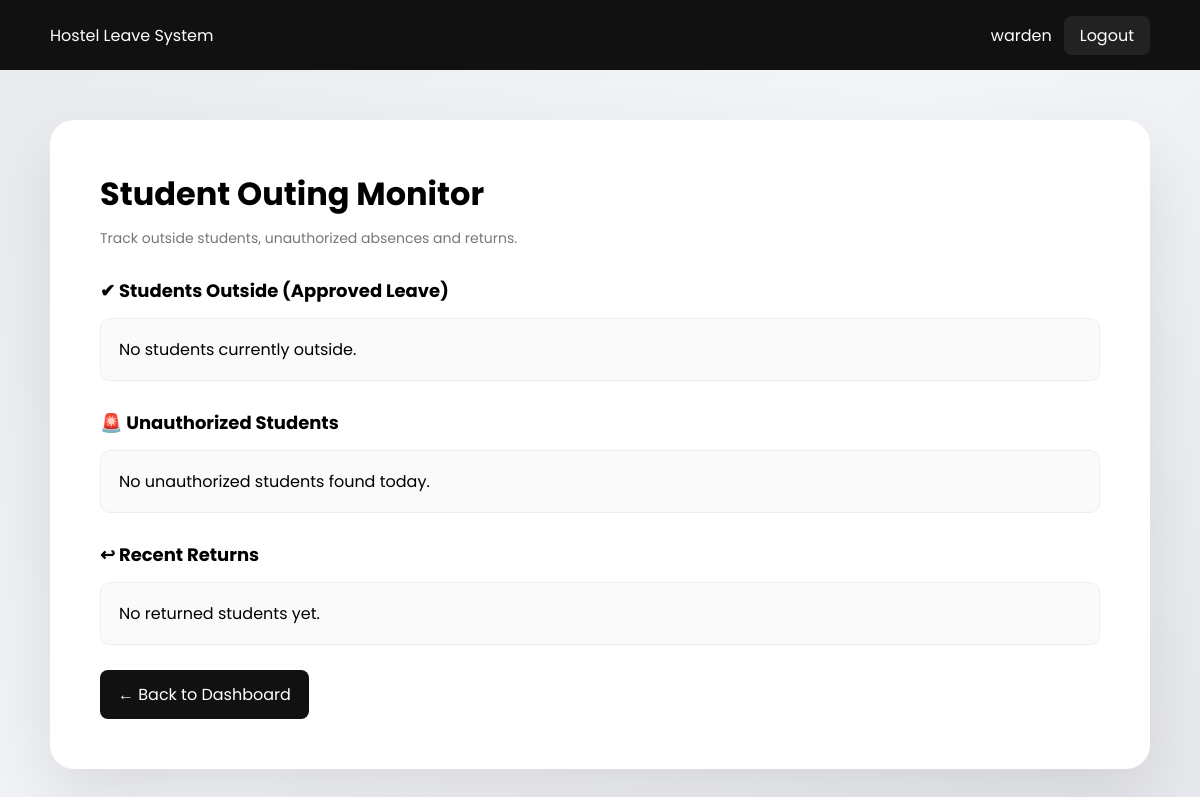
The app's page /warden/out_students.php (signed in), older data.
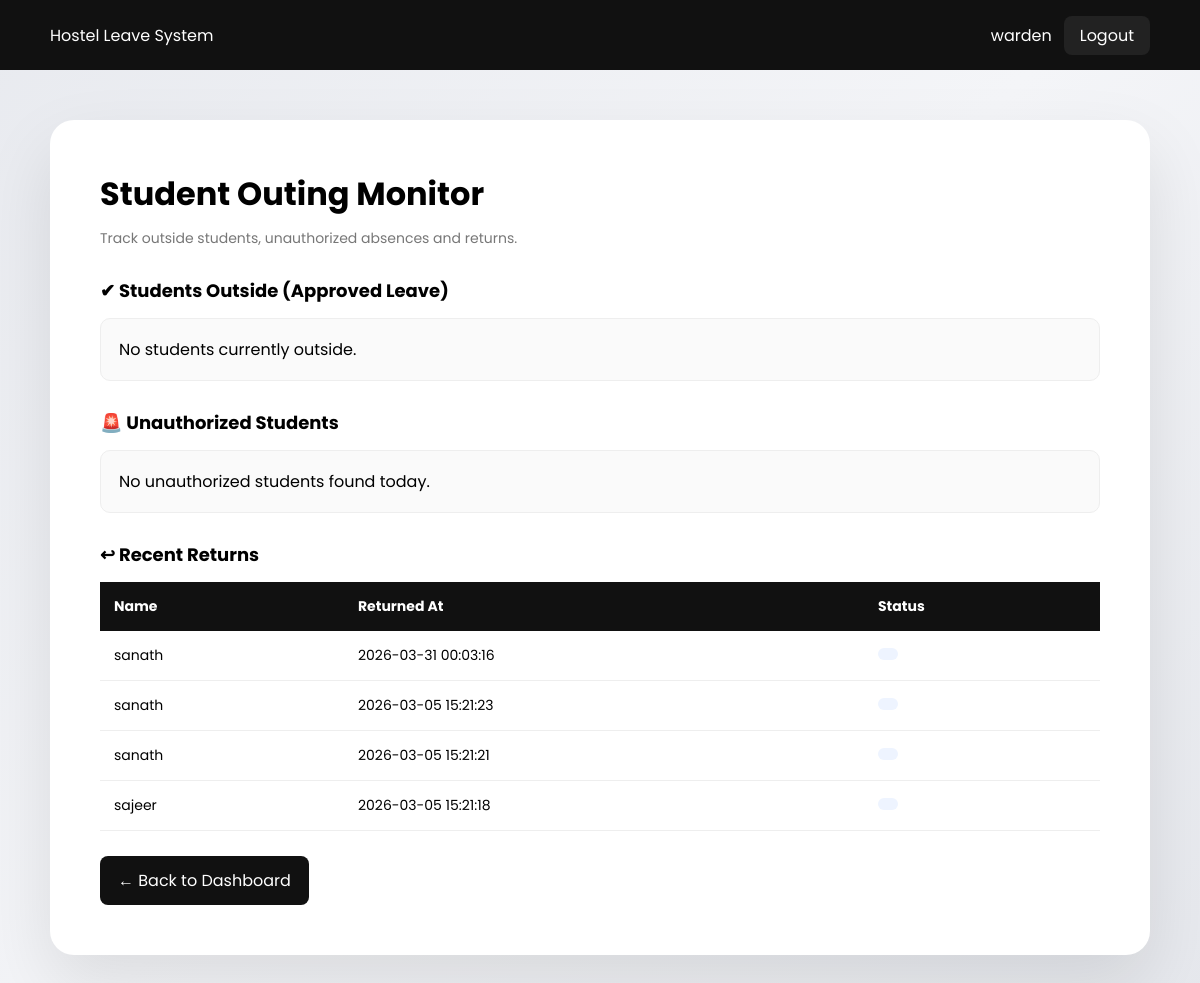
The same page, newer data.
### tables this page shows
CREATE TABLE `hostel_leaves` (
  `id` int(11) NOT NULL,
  `student_id` int(11) NOT NULL,
  `leave_type_id` int(11) NOT NULL,
  `from_datetime` datetime NOT NULL,
  `to_datetime` datetime NOT NULL,
  `reason` text NOT NULL,
  `status` enum('Pending','Approved','Rejected') DEFAULT 'Pending',
  `applied_at` timestamp NOT NULL DEFAULT current_timestamp(),
  `returned_at` datetime DEFAULT NULL,
  `mess_cut` tinyint(1) NOT NULL DEFAULT 0
);

CREATE TABLE `users` (
  `id` int(11) NOT NULL,
  `role_id` int(11) NOT NULL,
  `name` varchar(100) NOT NULL,
  `username` varchar(50) NOT NULL,
  `password` varchar(255) NOT NULL,
  `email` varchar(100) DEFAULT NULL,
  `parent_email` varchar(100) DEFAULT NULL,
  `teacher_email` varchar(100) DEFAULT NULL,
  `created_at` timestamp NOT NULL DEFAULT current_timestamp()
);

### warden/out_students.php (the view, shortened to what this page needs)
<?php
include("../config/db.php");
$leaveResult = $conn->query("
SELECT hostel_leaves.id,
       hostel_leaves.student_id,
       hostel_leaves.from_datetime,
       hostel_leaves.to_datetime,
       users.name,
       student_profiles.department,
       student_profiles.room_number
FROM hostel_leaves
JOIN users ON hostel_leaves.student_id = users.id
LEFT JOIN student_profiles ON users.id = student_profiles.user_id
WHERE hostel_leaves.status='Approved'
AND hostel_leaves.returned_at IS NULL
ORDER BY hostel_leaves.from_datetime DESC
");
$unauthResult = $conn->query("
SELECT attendance.date,
       attendance.status,
       users.name,
       student_profiles.department,
       student_profiles.room_number
FROM attendance
JOIN users ON attendance.user_id = users.id
LEFT JOIN student_profiles ON users.id = student_profiles.user_id
WHERE attendance.date = CURDATE()
AND attendance.remark = 'Unauthorized'
AND users.id NOT IN (
    SELECT student_id
    FROM hostel_leaves
    WHERE status='Approved'
    AND NOW() BETWEEN from_datetime AND to_datetime
    AND returned_at IS NULL
)
ORDER BY users.name ASC
");
$returnedResult = $conn->query("
SELECT hostel_leaves.returned_at,
       hostel_leaves.return_status,
       users.name
FROM hostel_leaves
JOIN users ON hostel_leaves.student_id = users.id
WHERE hostel_leaves.returned_at IS NOT NULL
ORDER BY hostel_leaves.returned_at DESC
LIMIT 10
");
?>
<!DOCTYPE html>
<html>
<head>
</head>
<body>
<div class="topbar">
<div>Hostel Leave System</div>
<div>
<?php echo $_SESSION["username"]; ?>
<a href="../auth/logout.php" class="logout-btn">Logout</a>
</div>
</div>
<div class="container">
<h1>Student Outing Monitor</h1>
<div class="sub">Track outside students, unauthorized absences and returns.</div>
<div class="section">
<h2>✔ Students Outside (Approved Leave)</h2>
<?php if($leaveResult->num_rows > 0){ ?>
<table>
<tr>
<th>Name</th>
<th>Department</th>
<th>Room</th>
<th>From</th>
<th>To</th>
<th>Action</th>
</tr>
<?php while($row = $leaveResult->fetch_assoc()){ ?>
<tr>
<td><?php echo $row["name"]; ?></td>
<td><?php echo $row["department"]; ?></td>
<td><?php echo $row["room_number"]; ?></td>
<td><?php echo $row["from_datetime"]; ?></td>
<td><?php echo $row["to_datetime"]; ?></td>
<td>
<a class="btn"
href="mark_returned.php?id=<?php echo $row["id"]; ?>"
onclick="return returnConfirm()">Mark Returned</a>
</td>
</tr>
<?php } ?>
</table>
<?php } else { ?>
<div class="empty">No students currently outside.</div>
<?php } ?>
</div>
<div class="section">
<h2>🚨 Unauthorized Students</h2>
<?php if($unauthResult->num_rows > 0){ ?>
<table>
<tr>
<th>Name</th>
<th>Department</th>
<th>Room</th>
<th>Date</th>
<th>Status</th>
</tr>
<?php while($row = $unauthResult->fetch_assoc()){ ?>
<tr>
<td><?php echo $row["name"]; ?></td>
<td><?php echo $row["department"]; ?></td>
<td><?php echo $row["room_number"]; ?></td>
<td><?php echo $row["date"]; ?></td>
<td><span class="badge red">Unauthorized</span></td>
</tr>
<?php } ?>
</table>
<?php } else { ?>
<div class="empty">No unauthorized students found today.</div>
<?php } ?>
</div>
<div class="section">
<h2>↩ Recent Returns</h2>
<?php if($returnedResult->num_rows > 0){ ?>
<table>
<tr>
<th>Name</th>
<th>Returned At</th>
<th>Status</th>
</tr>
<?php while($row = $returnedResult->fetch_assoc()){ ?>
<tr>
<td><?php echo $row["name"]; ?></td>
<td><?php echo $row["returned_at"]; ?></td>
<td><span class="badge blue"><?php echo $row["return_status"]; ?></span></td>
</tr>
<?php } ?>
</table>
<?php } else { ?>
<div class="empty">No returned students yet.</div>
<?php } ?>
</div>
<a href="dashboard.php" class="back-btn">← Back to Dashboard</a>
</div>
</body>
</html>

Row changes from the older to the newer data that the page shows:
added hostel_leaves: student.name "sanath", returned_at "2026-03-31 00:03:16"
added hostel_leaves: student.name "sanath", returned_at "2026-03-05 15:21:23"
added hostel_leaves: student.name "sanath", returned_at "2026-03-05 15:21:21"
added hostel_leaves: student.name "sajeer", returned_at "2026-03-05 15:21:18"
Text that changed along with them:
text no longer shown: "No returned students yet."
text now shown: "Name Returned At Status"
